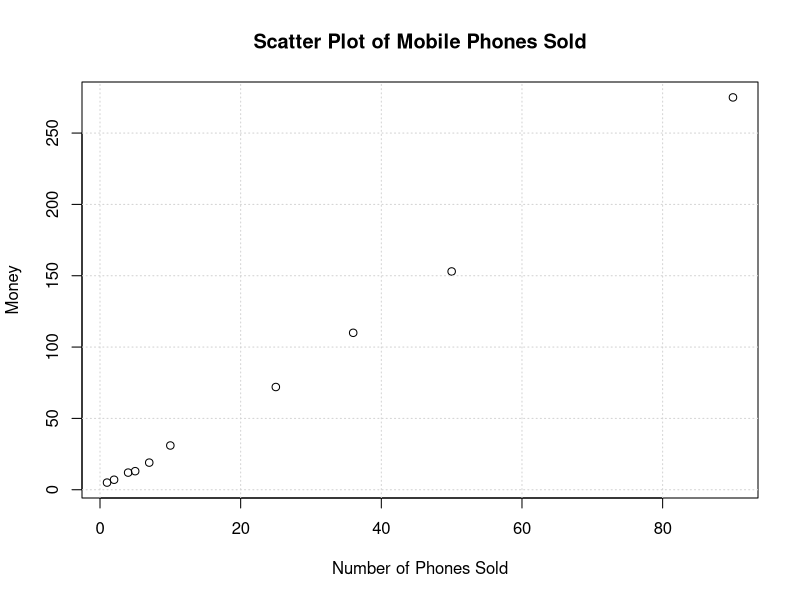

The R script that drew this image:
# Given data
phones_sold <- c(4, 1, 5, 7, 10, 2, 50, 25, 90, 36)
money_values <- c(12, 5, 13, 19, 31, 7, 153, 72, 275, 110)

# Create a scatter plot
plot(phones_sold, money_values, 
     main = "Scatter Plot of Mobile Phones Sold",
     xlab = "Number of Phones Sold",
     ylab = "Money")

# Add gridlines for better readability
grid()

# Display the plot
